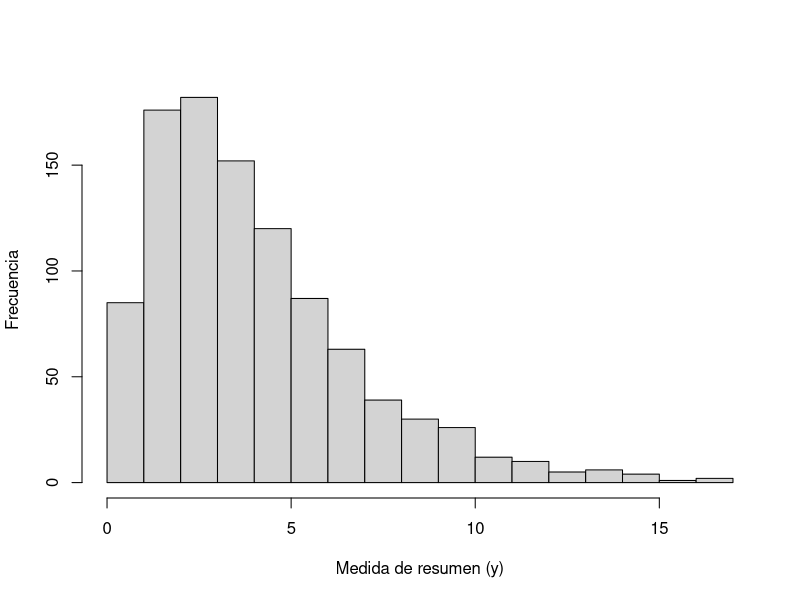

Here is the R script that generated this plot:
## ---- chunk 1
hist(rchisq(1000, 4), breaks = 20,
     main = "",
     xlab ="Medida de resumen (y)", 
     ylab = "Frecuencia")
